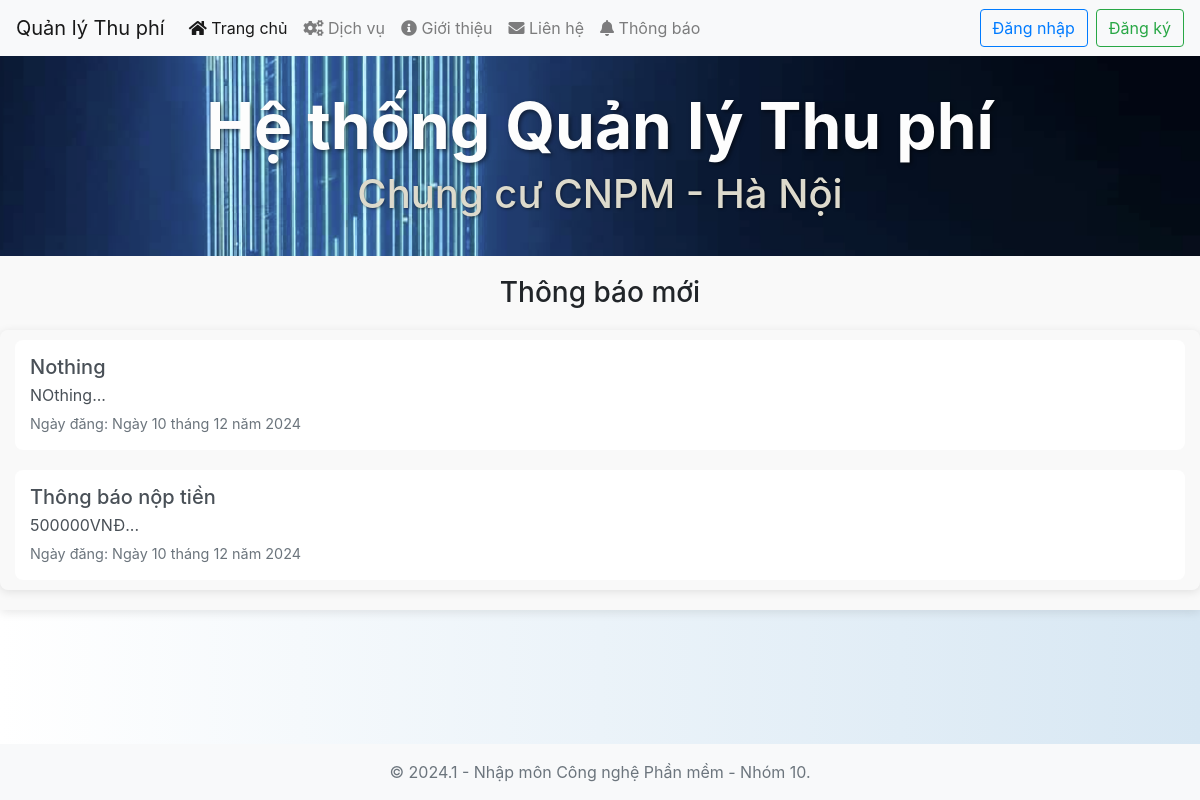
Before: / with the older database file.
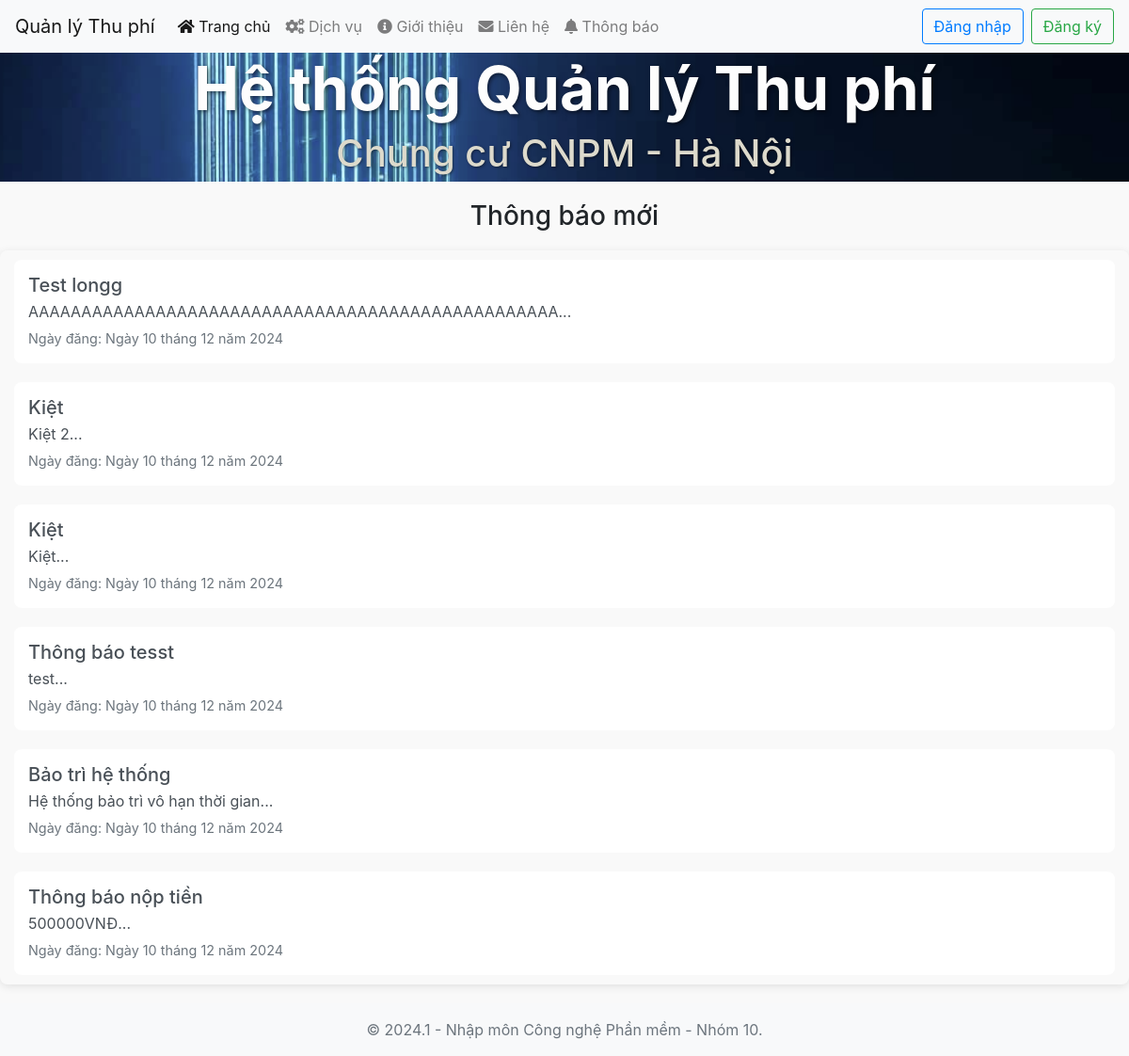
After: the same page with the newer database file.
### nmcnpmapp/models.py (models this page shows, shortened)
class Article(models.Model):
    title = models.CharField(max_length=255,verbose_name="Tiêu đề")
    content = models.TextField(verbose_name="Nội dung")
    date = models.DateField(auto_now_add=True,verbose_name="Ngày đăng")
    class Meta:
        verbose_name = "Thông báo"
        verbose_name_plural = "Quản lý thông báo"

### nmcnpmapp/views.py (the view)
# urls.py: path('', views.homepage_view, name='homepage'),
def homepage_view(request):
    articles = Article.objects.all().order_by('-date')
    return render(request, 'app/homepage.html', {'articles': articles})

### nmcnpmapp/templates/app/homepage.html (shortened to what this page needs)
<!DOCTYPE html>
<html lang="en">
    <head>
        {% load static %}
        <link rel="stylesheet" href="/static/css/msg.css">
        <link rel="stylesheet" href="{% static 'css/home.css' %}?v=8">
        <link rel="stylesheet" href="{% static 'css/newstyles.css' %}">
        <link rel="stylesheet" href="{% static 'css/responsive-tablet.css' %}">
        <link rel="stylesheet" href="{% static 'css/responsive-mobile.css' %}">
        <link rel="stylesheet" href="https://maxcdn.bootstrapcdn.com/bootstrap/4.5.2/css/bootstrap.min.css">
        <link rel="stylesheet" href="https://cdnjs.cloudflare.com/ajax/libs/toastr.js/latest/toastr.min.css">
        <link rel="stylesheet" href="https://cdnjs.cloudflare.com/ajax/libs/font-awesome/5.15.4/css/all.min.css" />
    </head>
<body>
    <nav class="navbar navbar-expand-lg navbar-light bg-light">
        <a class="navbar-brand" href="/">Quản lý Thu phí</a>
        <div class="collapse navbar-collapse" id="navbarNav">
            <ul class="navbar-nav mr-auto">
                <li class="nav-item active"><a class="nav-link" href="/"><i class="fas fa-home"></i> Trang chủ</a></li>
                <li class="nav-item"><a class="nav-link" href="/service"><i class="fas fa-cogs"></i> Dịch vụ</a></li>
                <li class="nav-item"><a class="nav-link" href="/about"><i class="fas fa-info-circle"></i> Giới thiệu</a></li>
                <li class="nav-item"><a class="nav-link" href="/contact"><i class="fas fa-envelope"></i> Liên hệ</a></li>
                <li class="nav-item"><a class="nav-link" href="/notification"><i class="fas fa-bell"></i> Thông báo</a></li>
            </ul>
            {% if user.is_authenticated %}
            <div class="navbar-nav ml-auto dropdown">
                <a class="nav-link dropdown-toggle" href="#" id="userDropdown" role="button" data-toggle="dropdown" aria-haspopup="true" aria-expanded="false">
                    Xin chào, {{ user.username }}
                </a>
                <div class="dropdown-menu dropdown-menu-right" aria-labelledby="userDropdown">
                    <a class="dropdown-item" href="/changepassword">Đổi mật khẩu</a>
                    <a class="dropdown-item" href="/logout">Đăng xuất</a>
                </div>
            </div>
            {% else %}
            <div class="navbar-nav ml-auto">
                <a class="btn btn-outline-primary mr-2" href="/login">Đăng nhập</a>
                <a class="btn btn-outline-success" href="/signup">Đăng ký</a>
            </div>
            {% endif %}
        </div>
    </nav>
    <header class="homepage-header">
        <div class="govuk-width-container">
            <div class="homepage-header__title-container">
                <h1 class="homepage-header__title">
                    Hệ thống Quản lý Thu phí
                </h1>
                <span class="homepage-header__intro">
                    Chung cư CNPM - Hà Nội
                </span>
            </div>
        </div>
    </header>
    <div class="notifications">
        <h3>Thông báo mới</h3>
        <div class="list-group">
            {% for article in articles|slice:":-1" %}
            <a href="#" class="list-group-item list-group-item-action" data-toggle="modal" data-target="#notificationModal{{ article.id }}">
                <h5 class="mb-1">{{ article.title }}</h5>
                <p class="mb-1">{{ article.content|slice:":50" }}...</p>
                <small>Ngày đăng: {{ article.date }}</small>
            </a>
            {% empty %}
            <p>Không có thông báo mới nào.</p>
            {% endfor %}
        </div>
    </div>
    <footer class="footer mt-auto py-3">
        <div class="container text-center">
            <span class="text-muted">© 2024.1 - Nhập môn Công nghệ Phần mềm - Nhóm 10.</span>
        </div>
    </footer>
</body>
</html>

### nmcnpmapp/static/css/home.css (style rules this page uses)
body, html { height: 100%; margin: 0; display: flex; flex-direction: column; background: linear-gradient(to right, #ffffff, #d7e7f3); }
.footer { background-color: #f8f9fa; padding: 10px 0; }
.homepage-header { height: 200px; background: url('/static/img/building.png') no-repeat center center; background-size: cover; background-position: center center; color: white; display: flex; align-items: center; justify-content: center; text-align: center; position: relative; padding: 0 20px; z-index: 1; }
.homepage-header__title { font-size: 4rem; font-weight: bold; margin: 0; color: #fdfdfd; text-shadow: 2px 2px 4px rgba(0, 0, 0, 0.5); }
.homepage-header__intro { font-size: 2.5rem; font-weight: 500; margin-top: 5px; color: #dddacc; text-shadow: 1px 1px 3px rgba(0, 0, 0, 0.5); }

### nmcnpmapp/static/css/newstyles.css (style rules this page uses)
.navbar { background-color: #6c757d; }
.nav-item a { color: #ffffff; transition: background-color 0.3s, color 0.3s ease; }

### nmcnpmapp/templates/app/homepage.html (style rules this page uses)
.list-group { overflow-y: auto; padding: 10px; background-color: #40313100; border-radius: 8px; box-shadow: 0 2px 10px rgba(0, 0, 0, 0.1); margin-bottom: 30px; }
.list-group-item { border: none; padding: 15px; border-radius: 8px; background-color: #fff; margin-top: 10px; margin-bottom: 5px; transition: transform 0.3s ease-in-out; }
.list-group-item small { color: #6c757d; font-size: 0.9rem; }
.notifications { width: 100vw; background-color: #f9f9f9; padding: 20px 0; margin: 0; box-shadow: 0 2px 10px rgba(0, 0, 0, 0.1); }
.notifications h3 { text-align: center; margin-bottom: 20px; }
.list-group { max-width: 1200px; margin: 0 auto; padding: 0 15px; overflow: visible; }
.list-group-item { border: none; padding: 15px; margin-bottom: 10px; background-color: #fff; transition: transform 0.3s ease-in-out; border-radius: 8px; }

Changed rows visible on the page:
changed Article: title "Nothing" → "Bảo trì hệ thống"; content "NOthing" → "Hệ thống bảo trì vô hạn thời gian"
added Article: title "Thông báo tesst", content "test", date "Ngày 10 tháng 12 năm 2024"
added Article: title "Kiệt", content "Kiệt", date "Ngày 10 tháng 12 năm 2024"
added Article: title "Kiệt", content "Kiệt 2", date "Ngày 10 tháng 12 năm 2024"
added Article: title "Test longg", content "AAAAAAAAAAAAAAAAAAAAAAAAAAAAAAAAAAAAAAAAAAAAAAAAAA", date "Ngày 10 tháng 12 năm 2024"
